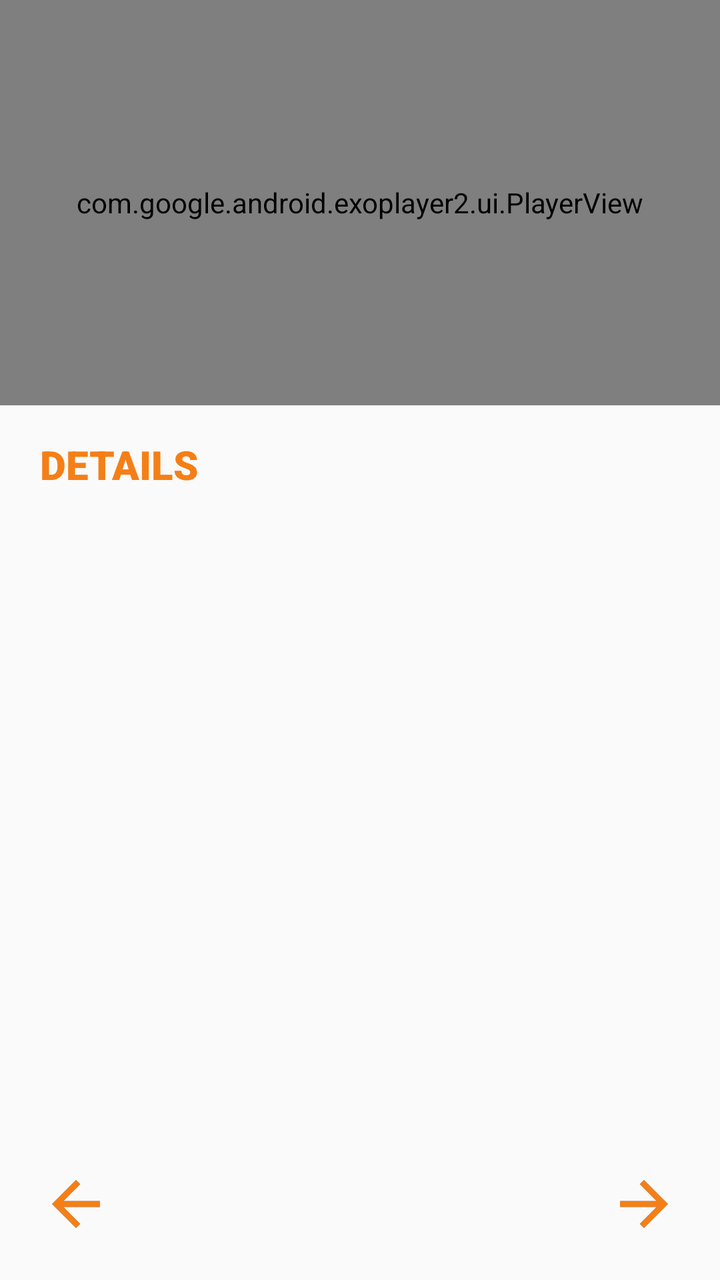
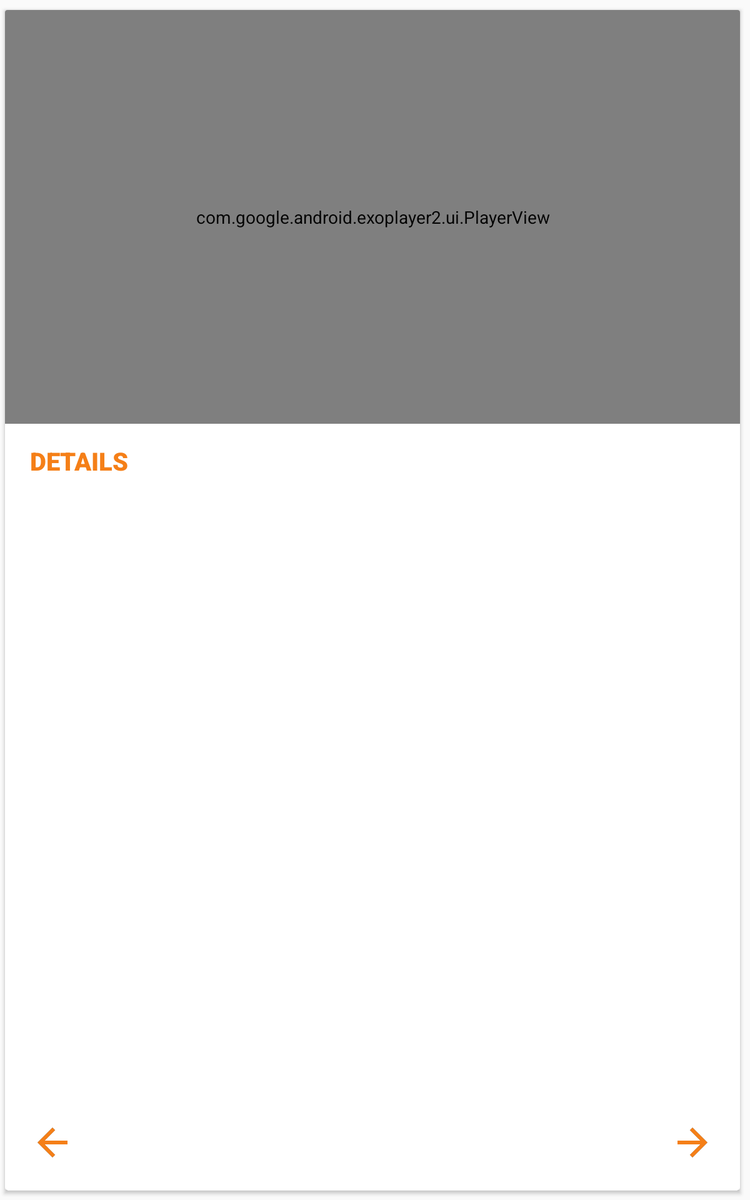

First picture: res/layout/ on a phone held upright. Second picture: the repository's own variant of that layout, on a device whose configuration matches the variant's folder. Source for both follows.
<!-- AndroidManifest.xml: application theme AppTheme -->
<!-- res/layout/step_details.xml -->
<?xml version="1.0" encoding="utf-8"?>
<android.support.constraint.ConstraintLayout xmlns:android="http://schemas.android.com/apk/res/android"
    xmlns:app="http://schemas.android.com/apk/res-auto"
    android:layout_width="match_parent"
    android:layout_height="match_parent">

    <com.google.android.exoplayer2.ui.PlayerView
        android:id="@+id/exoplayer_view"
        android:layout_width="0dp"
        android:layout_height="0dp"
        app:layout_constraintDimensionRatio="H,16:9"
        app:layout_constraintEnd_toEndOf="parent"
        app:layout_constraintStart_toStartOf="parent"
        app:layout_constraintTop_toTopOf="parent" />

    <TextView
        android:id="@+id/label_details"
        style="@style/StepLabels"
        android:layout_marginStart="20dp"
        android:layout_marginTop="16dp"
        android:text="@string/label_details"
        app:layout_constraintStart_toStartOf="parent"
        app:layout_constraintTop_toBottomOf="@id/exoplayer_view" />

    <TextView
        android:id="@+id/step_description_text_view"
        android:layout_width="0dp"
        android:layout_height="wrap_content"
        android:layout_marginEnd="20dp"
        android:layout_marginStart="20dp"
        android:layout_marginTop="16dp"
        android:textColor="@color/colorTextSecondary"
        android:textSize="16sp"
        app:layout_constraintEnd_toEndOf="parent"
        app:layout_constraintStart_toStartOf="parent"
        app:layout_constraintTop_toBottomOf="@id/label_details" />

    <ImageView
        android:id="@+id/previous_step_button"
        android:layout_width="wrap_content"
        android:layout_height="wrap_content"
        android:layout_marginBottom="20dp"
        android:layout_marginStart="20dp"
        android:onClick="previous_step"
        android:src="@drawable/baseline_arrow_back_orange_36"
        app:layout_constraintBottom_toBottomOf="parent"
        app:layout_constraintStart_toStartOf="parent" />

    <ImageView
        android:id="@+id/next_step_button"
        android:layout_width="wrap_content"
        android:layout_height="wrap_content"
        android:layout_marginBottom="20dp"
        android:layout_marginEnd="20dp"
        android:onClick="next_step"
        android:src="@drawable/baseline_arrow_forward_orange_36"
        app:layout_constraintBottom_toBottomOf="parent"
        app:layout_constraintEnd_toEndOf="parent" />
</android.support.constraint.ConstraintLayout>
<!-- resources referenced by this layout -->
<resources>
  <color name="colorTextSecondary">#616161</color>
  <!-- drawable baseline_arrow_back_orange_36: png bitmap (drawable-hdpi, 618 bytes) -->
  <!-- drawable baseline_arrow_forward_orange_36: png bitmap (drawable-hdpi, 568 bytes) -->
  <string name="label_details">DETAILS</string>
  <style name="StepLabels">
          <item name="android:layout_width">wrap_content</item>
          <item name="android:layout_height">wrap_content</item>
          <item name="android:fontFamily">sans-serif-black</item>
          <item name="android:textSize">20sp</item>
          <item name="android:textColor">@color/colorTextPrimary</item>
      </style>
  <style name="AppTheme" parent="Theme.AppCompat.Light.DarkActionBar">
          
          <item name="colorPrimary">#795548</item>
          <item name="colorPrimaryDark">#5D4037</item>
          <item name="colorAccent">#f57f17</item>
  
      </style>
  <color name="colorTextPrimary">#f57f17</color>
</resources>
<!-- res/layout-sw600dp/step_details.xml (the repository's variant of the layout above) -->
<!-- drawn on a 7-inch tablet held upright -->
<?xml version="1.0" encoding="utf-8"?>
<android.support.v7.widget.CardView xmlns:android="http://schemas.android.com/apk/res/android"
    xmlns:app="http://schemas.android.com/apk/res-auto"
    android:layout_width="match_parent"
    android:layout_height="match_parent"
    android:layout_marginBottom="8dp"
    android:layout_marginEnd="8dp"
    android:layout_marginStart="4dp"
    android:layout_marginTop="8dp">

    <android.support.constraint.ConstraintLayout
        android:layout_width="match_parent"
        android:layout_height="match_parent">

        <com.google.android.exoplayer2.ui.PlayerView
            android:id="@+id/exoplayer_view"
            android:layout_width="0dp"
            android:layout_height="0dp"
            app:layout_constraintDimensionRatio="H,16:9"
            app:layout_constraintEnd_toEndOf="parent"
            app:layout_constraintStart_toStartOf="parent"
            app:layout_constraintTop_toTopOf="parent" />

        <TextView
            android:id="@+id/label_details"
            style="@style/StepLabels"
            android:layout_marginStart="20dp"
            android:layout_marginTop="16dp"
            android:text="@string/label_details"
            app:layout_constraintStart_toStartOf="parent"
            app:layout_constraintTop_toBottomOf="@id/exoplayer_view" />

        <TextView
            android:id="@+id/step_description_text_view"
            android:layout_width="0dp"
            android:layout_height="wrap_content"
            android:layout_marginEnd="20dp"
            android:layout_marginStart="20dp"
            android:layout_marginTop="16dp"
            android:textColor="@color/colorTextSecondary"
            android:textSize="16sp"
            app:layout_constraintEnd_toEndOf="parent"
            app:layout_constraintStart_toStartOf="parent"
            app:layout_constraintTop_toBottomOf="@id/label_details" />

        <ImageView
            android:id="@+id/previous_step_button"
            android:layout_width="wrap_content"
            android:layout_height="wrap_content"
            android:layout_marginBottom="20dp"
            android:layout_marginStart="20dp"
            android:contentDescription="@string/a11y_previous_step"
            android:onClick="previous_step"
            android:src="@drawable/baseline_arrow_back_orange_36"
            app:layout_constraintBottom_toBottomOf="parent"
            app:layout_constraintStart_toStartOf="parent" />

        <ImageView
            android:id="@+id/next_step_button"
            android:layout_width="wrap_content"
            android:layout_height="wrap_content"
            android:layout_marginBottom="20dp"
            android:layout_marginEnd="20dp"
            android:contentDescription="@string/a11y_next_step"
            android:onClick="next_step"
            android:src="@drawable/baseline_arrow_forward_orange_36"
            app:layout_constraintBottom_toBottomOf="parent"
            app:layout_constraintEnd_toEndOf="parent" />
    </android.support.constraint.ConstraintLayout>

</android.support.v7.widget.CardView>
<!-- resources referenced by the variant -->
<!-- as a 7-inch tablet held upright resolves them -->
<resources>
  <color name="colorTextSecondary">#616161</color>
  <!-- drawable baseline_arrow_back_orange_36: png bitmap (drawable-hdpi, 618 bytes) -->
  <!-- drawable baseline_arrow_forward_orange_36: png bitmap (drawable-hdpi, 568 bytes) -->
  <string name="a11y_next_step">Arrow image to go forward one step.</string>
  <string name="a11y_previous_step">Arrow image to go back one step.</string>
  <string name="label_details">DETAILS</string>
  <style name="StepLabels">
          <item name="android:layout_width">wrap_content</item>
          <item name="android:layout_height">wrap_content</item>
          <item name="android:fontFamily">sans-serif-black</item>
          <item name="android:textSize">20sp</item>
          <item name="android:textColor">@color/colorTextPrimary</item>
      </style>
  <style name="AppTheme" parent="Theme.AppCompat.Light.DarkActionBar">
          
          <item name="colorPrimary">#795548</item>
          <item name="colorPrimaryDark">#5D4037</item>
          <item name="colorAccent">#f57f17</item>
  
      </style>
  <color name="colorTextPrimary">#f57f17</color>
</resources>
